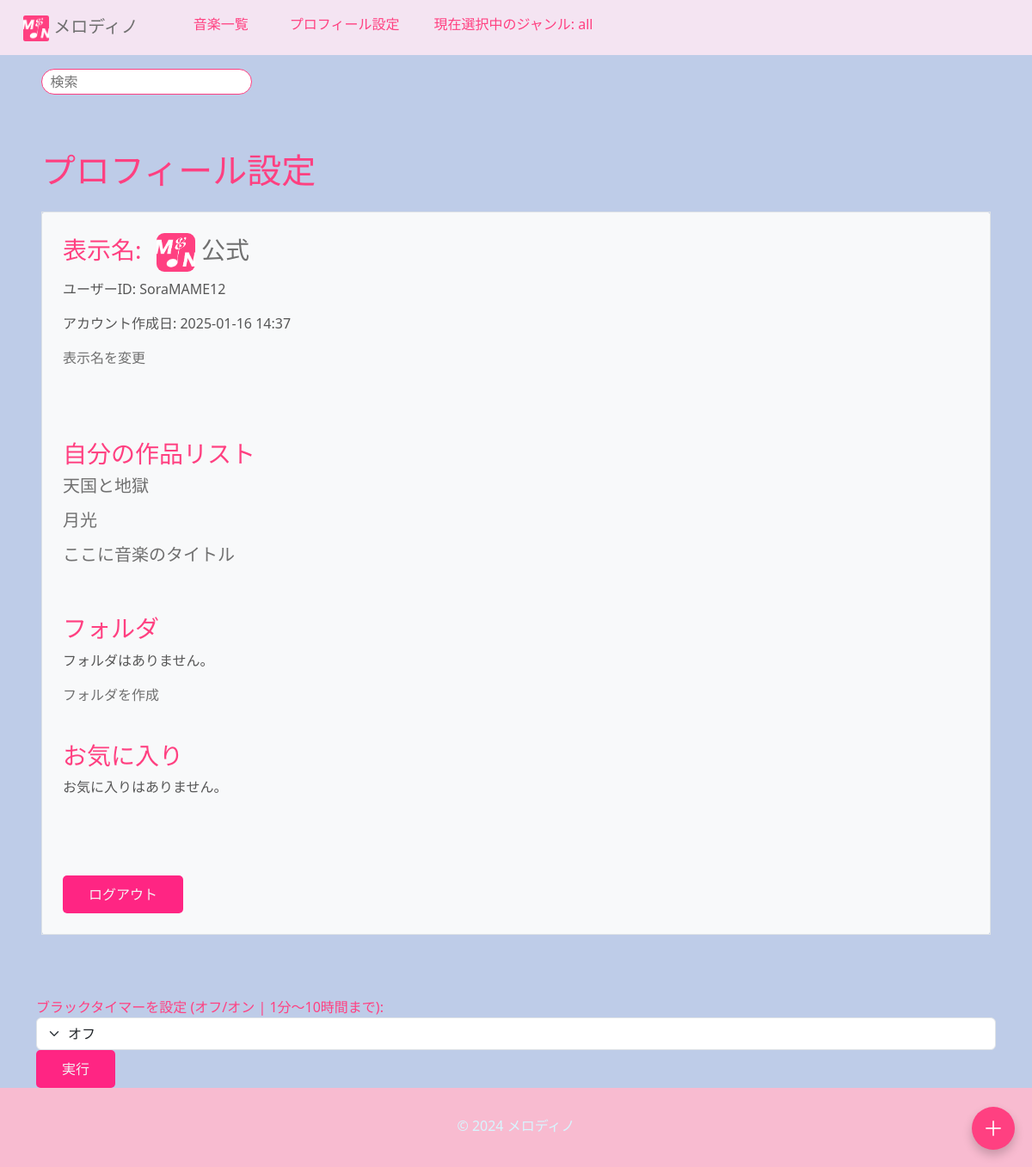
Screenshot of /ongaku/profile/ (signed in) with the database file from the repository.
### ongaku/models.py (models this page shows, shortened)
class UserProfile(models.Model):
    user = models.OneToOneField(User, on_delete=models.CASCADE)
    songs = models.ManyToManyField(Ongaku)  # ユーザーが作成した曲の関連
    display_name = models.CharField(max_length=100, unique=True, blank=True, null=True)
    bio = models.TextField(blank=True, null=True)  # 自己紹介
    profile_picture = models.ImageField(upload_to='profile_pictures/', blank=True, null=True)
    youtube_url = models.URLField(blank=True, null=True)  # YouTube URL
    twitter_url = models.URLField(blank=True, null=True)  # Twitter URL

class Ongaku(models.Model):
    title = models.CharField(max_length=70)
    text = models.TextField(blank=True, default="")
    audio_file = models.FileField(upload_to='music/', null=True, blank=True)
    thumbnail = models.ImageField(null=True, blank=True)
    category = models.CharField(
        max_length=100, choices=CATEGORY, null=True, blank=True
    )
    custom_category = models.CharField(
        max_length=100,
        blank=True,
        help_text="検索時に見つかりやすくなります。"
    )
    user = models.ForeignKey(User, on_delete=models.CASCADE, related_name='songs')
    search_count = models.IntegerField(default=0)
    play_count = models.IntegerField(default=0)
    is_public = models.BooleanField(default=False)  # 公開/非公開設定
    created_at = models.DateTimeField(auto_now_add=True)  # 投稿日
    ongaku_url = models.URLField(blank=False, null=False)
    favorites = models.ManyToManyField(User, related_name='favorite_songs', blank=True)
    favorited_by = models.ManyToManyField(
        'UserProfile',  # ユーザー情報が保存されているモデル
        related_name='favorite_songs',
        blank=True
    )
    order = models.PositiveIntegerField(default=0)
    class Meta:
        ordering = ['order']

### ongaku/views.py (the view)
# urls.py: path('profile/', views.profile_list, name='profile_list'),
@login_required
def profile_list(request):
    try:
        userprofile = request.user.userprofile
    except UserProfile.DoesNotExist:
        userprofile = UserProfile.objects.create(user=request.user)
        messages.info(request, "プロフィールが自動的に作成されました。")
    folders = Folder.objects.filter(user=request.user)  # ユーザーのフォルダを取得
    return render(request, 'ongaku/profile_list.html', {'userprofile': userprofile, 'folders': folders})

### ongaku/templates/ongaku/profile_list.html (shortened to what this page needs)
{% extends 'base.html' %}
{% block content %}
<h1 class="c-3 m-4">プロフィール設定</h1>
<div class="c-3 m-4 bg-light rounded" type="kasane">
    <div class="border border_color p-4 mb-4">
        <h3>
            表示名:
            <a href="{% url 'profile' user.pk %}">
                {% if user.userprofile.profile_picture %}
                <img src="{{ user.userprofile.profile_picture.url }}" alt="プロフィール画像" class="profile-picture">
                {% endif %}
                {% if request.user.userprofile.display_name == None %}
                    {{ request.user.userprofile.display_name|default:"匿名" }}{{ user.id }}
                {% else %}
                    {{ request.user.userprofile.display_name|default:"匿名" }}
                {% endif %}
            </a>
        </h3>
        <p>ユーザーID: {{ user.username|default:"なし"  }}</p>
        {% load tz %}
        <p>アカウント作成日: {{ user.date_joined|timezone:"Asia/Tokyo"|date:"Y-m-d H:i" }}</p>
        <a href="{% url 'change_display_name' %}">表示名を変更</a>
        <h3><br></h3>
        <h3><br></h3>
        <h3>自分の作品リスト</h3>
        {% for song in request.user.songs.all %}
            <ul style="margin-left: -40px;">
                <h5><li><a href="{% url 'detail-ongaku' song.pk %}">{{ song.title }}</a></li></h5>
            </ul>
        {% empty %}
            <h5>まだ曲を作成していません。</h5>
        {% endfor %}
        <h3><br></h3>
        <h3>フォルダ</h3>
        {% if folders %}
            <p>フォルダの数: {{ folders.count }}</p>
            <ul style="margin-left: -40px;">
                {% for folder in folders %}
                    <li>
                        <h5>
                            <a href="{% url 'folder_detail' folder.id %}">{{ folder.name }}</a>
                            <form method="POST" action="{% url 'delete_folder' folder.id %}" style="display:inline;">
                                {% csrf_token %}
                                <button type="submit" style="background:none; border:none; color: #ff4081; cursor:pointer; font-size: 20px;" class="btn">✖</button>
                            </form>
                        </h5>
                    </li>
                {% endfor %}
            </ul>
        {% else %}
            <p>フォルダはありません。</p>
        {% endif %}
        <a href="{% url 'create_folder' %}">フォルダを作成</a>
        <h3><br></h3>
        <h3>お気に入り</h3>
        {% for song in request.user.favorite_songs.all %}
            <ul style="margin-left: -40px;">
                <h5>
                    <li>
                        <a href="{% url 'detail-ongaku' song.pk %}">{{ song.title }}</a>
                    </li>
                </h5>
            </ul>
        {% empty %}
            <p>お気に入りはありません。</p>
        {% endfor %}
        <h3><br><br></h3>
        {% if request.user.is_authenticated %}
            <form method="post" action="{% url 'accounts:logout' %}">
                <button type="btn" class="submit" type="submit">ログアウト</button>
            </form>
        {% endif %}
    </div>
</div>
{% endblock %}

### ongaku/static/ongaku/css/style.css (style rules this page uses)
a { text-decoration: none; }

### templates/base.html (style rules this page uses)
body { background-color: #becce8; color: #565656; transition: background-color 0.5s, color 0.5s; }
button { background-color: #ff2583; color: #f4f4f4; border: none; padding: 10px 30px; border-radius: 5px; }
a { color: rgb(112, 112, 112) !important; }
h1, h2, h3, h4, .h5 { color: #ff4081; }
div[type="kasane"] { background-color: #333333; }
ul li { list-style-type: none; padding-left: 0; }

### ongaku/templates/ongaku/profile_list.html (style rules this page uses)
.profile-picture { width: 45px; height: 45px; margin-left: 10px; border-radius: 20%; }

### rows the page displays
Ongaku: title "天国と地獄"
Ongaku: title "月光"
Ongaku: title "ここに音楽のタイトル"

### other values shown
{{ request.user.userprofile.display_name|default:"匿名" }} "公式"
{{ user.username|default:"なし" }} "SoraMAME12"
{{ user.date_joined|timezone:"Asia/Tokyo"|date:"Y-m-d H:i" }} "2025-01-16 14:37"
